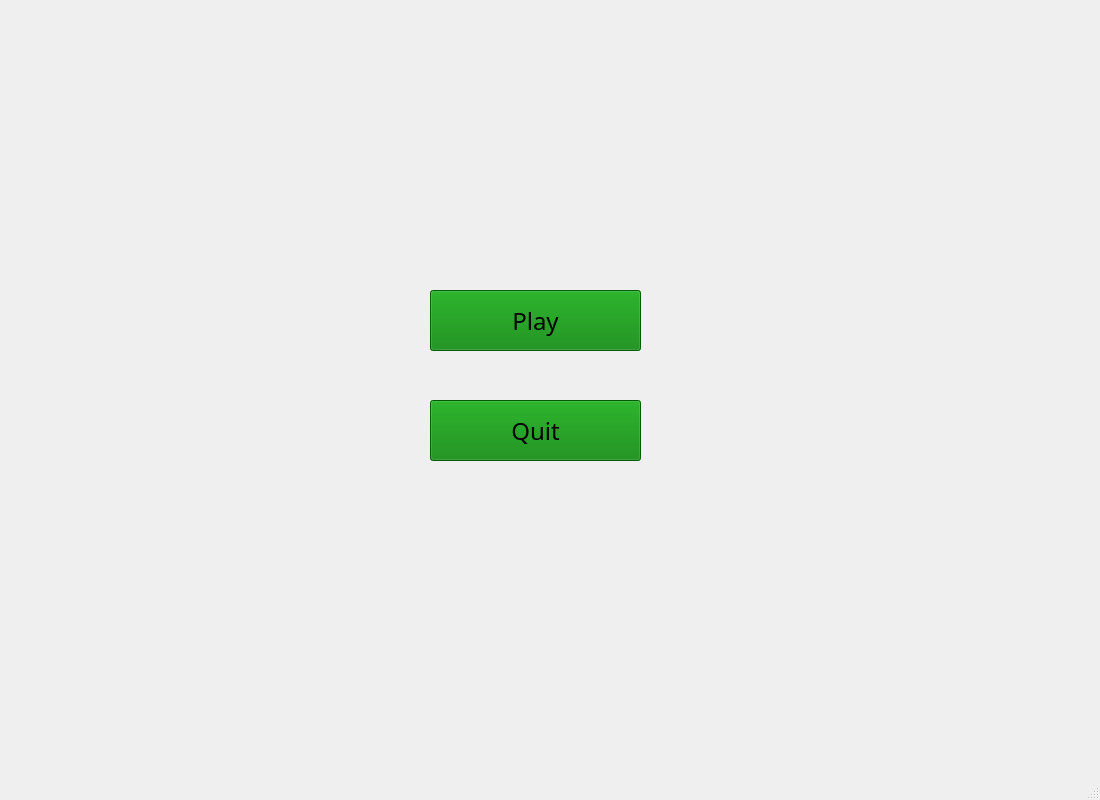
<?xml version="1.0" encoding="UTF-8"?>
<ui version="4.0">
 <class>MainWindow</class>
 <widget class="QMainWindow" name="MainWindow">
  <property name="geometry">
   <rect>
    <x>0</x>
    <y>0</y>
    <width>1100</width>
    <height>800</height>
   </rect>
  </property>
  <property name="maximumSize">
   <size>
    <width>16777215</width>
    <height>16777215</height>
   </size>
  </property>
  <property name="windowTitle">
   <string>MainWindow</string>
  </property>
  <widget class="QWidget" name="centralwidget">
   <widget class="QPushButton" name="pushButton_4">
    <property name="geometry">
     <rect>
      <x>430</x>
      <y>400</y>
      <width>211</width>
      <height>61</height>
     </rect>
    </property>
    <property name="font">
     <font>
      <family>STSong</family>
      <pointsize>18</pointsize>
     </font>
    </property>
    <property name="autoFillBackground">
     <bool>false</bool>
    </property>
    <property name="styleSheet">
     <string notr="true">background-color: green;</string>
    </property>
    <property name="text">
     <string>Quit</string>
    </property>
   </widget>
   <widget class="QPushButton" name="pushButton_2">
    <property name="geometry">
     <rect>
      <x>430</x>
      <y>290</y>
      <width>211</width>
      <height>61</height>
     </rect>
    </property>
    <property name="font">
     <font>
      <family>STSong</family>
      <pointsize>18</pointsize>
     </font>
    </property>
    <property name="autoFillBackground">
     <bool>false</bool>
    </property>
    <property name="styleSheet">
     <string notr="true">background-color: green;</string>
    </property>
    <property name="text">
     <string>Play</string>
    </property>
   </widget>
  </widget>
  <widget class="QMenuBar" name="menubar">
   <property name="geometry">
    <rect>
     <x>0</x>
     <y>0</y>
     <width>1100</width>
     <height>26</height>
    </rect>
   </property>
  </widget>
  <widget class="QStatusBar" name="statusbar"/>
 </widget>
 <resources/>
 <connections/>
</ui>
